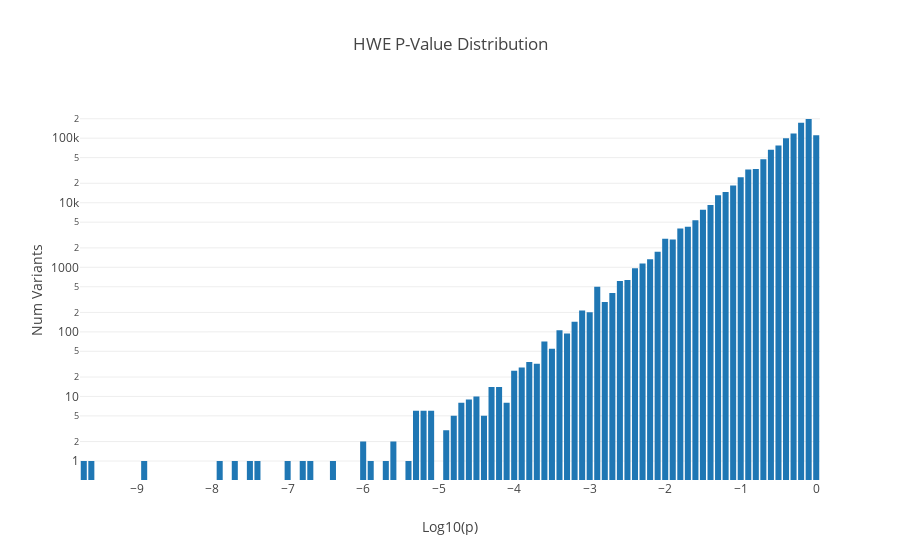

Notebook code for this chart:
### Code cell
df
    .select(expr("log10(hardy_weinberg(genotypes).pValueHwe)").as("p"))
    .withColumn("bin", bround($"p"/.1)*.1)
    .groupBy("bin").count.sort($"bin".asc)
    .fn(d => {
        Bar(
            x=d.map(_.getAs[Double]("bin")).collect.toList,
            y=d.map(_.getAs[Long]("count")).collect.toList
        ).plot(
            title="HWE P-Value Distribution",
            yaxis=Axis(`type`=AxisType.Log, title="Num Variants"),
            xaxis=Axis(title="Log10(p)")
        )
    })

### Figure 1 — Plotly figure (JSON) as saved in the notebook; plotly's stock layout.template omitted (floating-point values rounded to 4 significant figures)
{"data": [{"type": "bar", "x": [-9.7, -9.6, -8.9, -7.9, -7.7, -7.5, -7.4, -7, -6.8, -6.7, -6.4, -6, -5.9, -5.7, -5.6, -5.4, -5.3, -5.2, -5.1, -4.9, -4.8, -4.7, -4.6, -4.5, -4.4, -4.3, -4.2, -4.1, -4, -3.9, -3.8, -3.7, -3.6, -3.5, -3.4, -3.3, -3.2, -3.1, -3, -2.9, -2.8, -2.7, -2.6, -2.5, -2.4, -2.3, -2.2, -2.1, -2, -1.9, -1.8, -1.7, -1.6, -1.5, -1.4, -1.3, -1.2, -1.1, -1, -0.9, -0.8, -0.7, -0.6, -0.5, -0.4, -0.3, -0.2, -0.1, 0], "y": [1, 1, 1, 1, 1, 1, 1, 1, 1, 1, 1, 2, 1, 1, 2, 1, 6, 6, 6, 3, 5, 8, 9, 10, 5, 14, 14, 8, 25, 28, 34, 32, 71, 55, 106, 94, 143, 214, 202, 499, 289, 399, 614, 637, 966, 1147, 1328, 1746, 2764, 2702, 3987, 4253, 5342, 7807, 9191, 13062, 14643, 18438, 24797, 32688, 33415, 47062, 66303, 77307, 99465, 118491, 173297, 198203, 111268]}], "layout": {"title": "HWE P-Value Distribution", "xaxis": {"title": "Log10(p)"}, "yaxis": {"title": "Num Variants", "type": "log"}}}
